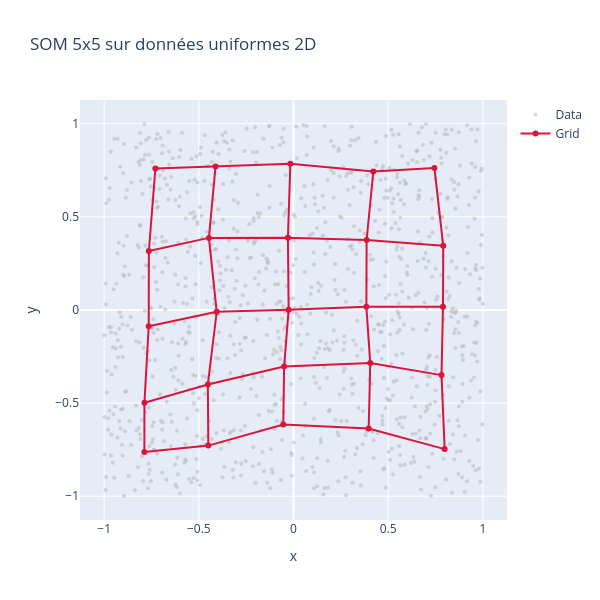

The cell this chart's notebook holds for it:
### Markdown cell above
## 0bis. Visualisation jouet 2D : la grille qui épouse les données

Avant MNIST (784D), on vérifie visuellement sur un problème 2D que la SOM se déplie correctement et que la topologie de la grille est préservée.

### Code cell
rng_toy = np.random.default_rng(42)
X_toy = rng_toy.uniform(-1.0, 1.0, (1000, 2))

grid_shape_toy = (5, 5)
som_toy = SOM(grid_shape=grid_shape_toy, alpha=0.6, gamma=1.5,
              n_iterations=3000, random_state=42)
som_toy.fit(X_toy)

H_toy, W_toy = grid_shape_toy
W_grid = som_toy.W.reshape(H_toy, W_toy, 2)

fig = go.Figure()

# Points de données
fig.add_trace(go.Scatter(
    x=X_toy[:, 0], y=X_toy[:, 1], mode="markers",
    marker=dict(size=4, color="rgba(180,180,180,0.5)"), name="Data"
))

# Lignes horizontales de la grille
for r in range(H_toy):
    fig.add_trace(go.Scatter(
        x=W_grid[r, :, 0], y=W_grid[r, :, 1], mode="lines+markers",
        line=dict(color="crimson", width=2), marker=dict(size=6),
        showlegend=(r == 0), name="Grid"
    ))

# Lignes verticales de la grille
for c in range(W_toy):
    fig.add_trace(go.Scatter(
        x=W_grid[:, c, 0], y=W_grid[:, c, 1], mode="lines",
        line=dict(color="crimson", width=2), showlegend=False
    ))

fig.update_layout(width=600, height=600, title="SOM 5x5 sur données uniformes 2D",
                  xaxis_title="x", yaxis_title="y")
fig.show()

### Figure 1 — Plotly figure (JSON) as saved in the notebook; plotly's stock layout.template omitted (floating-point values rounded to 4 significant figures; data arrays with more than 128 entries replaced by an {"elided": "..."} marker saying what was removed)
{"data": [{"marker": {"color": "rgba(180,180,180,0.5)", "size": 4}, "mode": "markers", "name": "Data", "type": "scatter", "x": {"elided": "1000 float values"}, "y": {"elided": "1000 float values"}}, {"line": {"color": "crimson", "width": 2}, "marker": {"size": 6}, "mode": "lines+markers", "name": "Grid", "showlegend": true, "type": "scatter", "x": [0.7441, 0.7906, 0.7893, 0.7816, 0.7982], "y": [0.7621, 0.3441, 0.01735, -0.35, -0.7471]}, {"line": {"color": "crimson", "width": 2}, "marker": {"size": 6}, "mode": "lines+markers", "name": "Grid", "showlegend": false, "type": "scatter", "x": [0.4215, 0.3862, 0.3848, 0.4053, 0.3969], "y": [0.7429, 0.3754, 0.01653, -0.2856, -0.6363]}, {"line": {"color": "crimson", "width": 2}, "marker": {"size": 6}, "mode": "lines+markers", "name": "Grid", "showlegend": false, "type": "scatter", "x": [-0.01662, -0.02944, -0.02566, -0.04956, -0.05393], "y": [0.7849, 0.387, 0.0007282, -0.3035, -0.6153]}, {"line": {"color": "crimson", "width": 2}, "marker": {"size": 6}, "mode": "lines+markers", "name": "Grid", "showlegend": false, "type": "scatter", "x": [-0.4118, -0.4467, -0.4055, -0.4523, -0.4498], "y": [0.7695, 0.3868, -0.0102, -0.4003, -0.7285]}, {"line": {"color": "crimson", "width": 2}, "marker": {"size": 6}, "mode": "lines+markers", "name": "Grid", "showlegend": false, "type": "scatter", "x": [-0.7294, -0.7638, -0.7646, -0.7871, -0.7875], "y": [0.7593, 0.3165, -0.08709, -0.4987, -0.7622]}, {"line": {"color": "crimson", "width": 2}, "mode": "lines", "showlegend": false, "type": "scatter", "x": [0.7441, 0.4215, -0.01662, -0.4118, -0.7294], "y": [0.7621, 0.7429, 0.7849, 0.7695, 0.7593]}, {"line": {"color": "crimson", "width": 2}, "mode": "lines", "showlegend": false, "type": "scatter", "x": [0.7906, 0.3862, -0.02944, -0.4467, -0.7638], "y": [0.3441, 0.3754, 0.387, 0.3868, 0.3165]}, {"line": {"color": "crimson", "width": 2}, "mode": "lines", "showlegend": false, "type": "scatter", "x": [0.7893, 0.3848, -0.02566, -0.4055, -0.7646], "y": [0.01735, 0.01653, 0.0007282, -0.0102, -0.08709]}, {"line": {"color": "crimson", "width": 2}, "mode": "lines", "showlegend": false, "type": "scatter", "x": [0.7816, 0.4053, -0.04956, -0.4523, -0.7871], "y": [-0.35, -0.2856, -0.3035, -0.4003, -0.4987]}, {"line": {"color": "crimson", "width": 2}, "mode": "lines", "showlegend": false, "type": "scatter", "x": [0.7982, 0.3969, -0.05393, -0.4498, -0.7875], "y": [-0.7471, -0.6363, -0.6153, -0.7285, -0.7622]}], "layout": {"height": 600, "title": {"text": "SOM 5x5 sur données uniformes 2D"}, "width": 600, "xaxis": {"title": {"text": "x"}}, "yaxis": {"title": {"text": "y"}}}}
